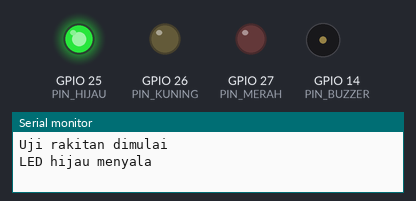
A sketch run on a simulated ESP32. Parts: output pins drawn as LEDs (lit = HIGH), buzzer (waves = sounding, pin HIGH), the last lines printed to the serial monitor.

Above: at 0.5 s.
At 1.8 s:
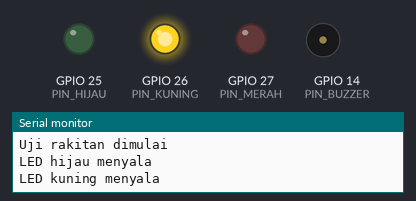
At 3.1 s:
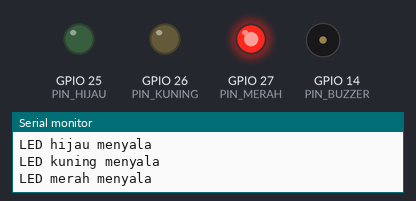
At 4.4 s:
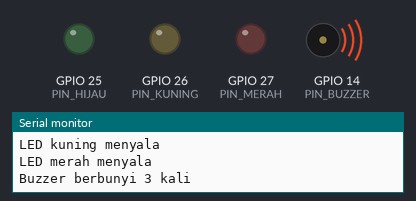
At 5.7 s:
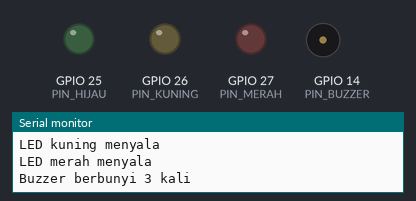
Timing chart, 0 to 8.6 s (numbered marks = the images above):
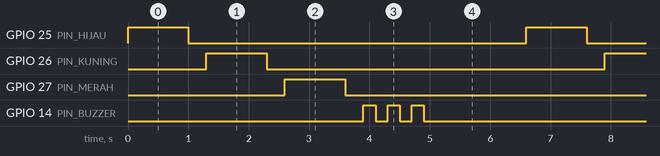

The sketch:

hardware_test.ino
```cpp
// Uji rakitan SAFEWORK AI (tanpa aplikasi). Sesuaikan pin dengan rakitanmu.
const int PIN_HIJAU  = 25;
const int PIN_KUNING = 26;
const int PIN_MERAH  = 27;
const int PIN_BUZZER = 14;   // lewat transistor NPN: HIGH = bunyi

const int LED_PIN[] = {PIN_HIJAU, PIN_KUNING, PIN_MERAH};
const char* LED_NAMA[] = {"hijau", "kuning", "merah"};

void setup() {
  Serial.begin(115200);
  for (int i = 0; i < 3; i++) {
    pinMode(LED_PIN[i], OUTPUT);
    digitalWrite(LED_PIN[i], LOW);
  }
  pinMode(PIN_BUZZER, OUTPUT);
  digitalWrite(PIN_BUZZER, LOW);
  Serial.println("Uji rakitan dimulai");
}

void loop() {
  for (int i = 0; i < 3; i++) {
    Serial.printf("LED %s menyala\n", LED_NAMA[i]);
    digitalWrite(LED_PIN[i], HIGH);
    delay(1000);
    digitalWrite(LED_PIN[i], LOW);
    delay(300);
  }
  Serial.println("Buzzer berbunyi 3 kali");
  for (int i = 0; i < 3; i++) {
    digitalWrite(PIN_BUZZER, HIGH);
    delay(200);
    digitalWrite(PIN_BUZZER, LOW);
    delay(200);
  }
  delay(1500);
}
```

Measured:
- by itself, GPIO 25 (PIN_HIJAU), GPIO 26 (PIN_KUNING), GPIO 27 (PIN_MERAH): alternates HIGH for 1.0 s and LOW for 5.6 s
- by itself, GPIO 14 (PIN_BUZZER): repeats every 6.6 s: 2 × (LOW 0.20 s, HIGH 0.20 s), LOW 5.6 s, HIGH 0.20 s
- by itself, everything shown: repeats every 6.6 s, in 12 steps
